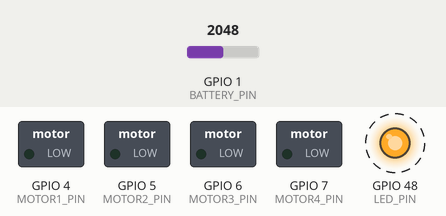
This sketch was run on a simulated ESP32-S3. On the bench: switched loads named in the sketch (green lamp = pin HIGH), output pins drawn as LEDs (lit = HIGH). Dashed ring = blinking. The inputs (shaded band) are chosen by the test bench; at power-on: GPIO 1 (BATTERY_PIN) = 2048. What the sketch prints to the serial monitor is not drawn.

Above: at 1.2 s.
Timing chart, 0 to 4.0 s (numbered marks = the images above):
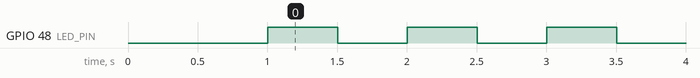

Measured:
- by itself, GPIO 48 (LED_PIN): alternates HIGH for 0.50 s and LOW for 0.51 s

The sketch:

falcon.ino
```cpp
#include <Arduino.h>

#include "config.h"
#include "system.h"

//==================================
// Timing
//==================================

unsigned long previousBlink=0;
unsigned long previousBattery=0;
unsigned long previousLoop=0;

void setup()
{
    Serial.begin(115200);

    delay(1000);

    Serial.println();
    Serial.println(FIRMWARE_NAME);
    Serial.println(FIRMWARE_VERSION);

    initLED();

    initBattery();

    initPWM();

    Serial.println("Initialization Complete");
}

void loop()
{
    unsigned long now=millis();

    //-----------------------------
    // Blink LED every 500ms
    //-----------------------------

    if(now-previousBlink>=500)
    {
        previousBlink=now;

        blinkLED();
    }

    //-----------------------------
    // Read Battery every second
    //-----------------------------

    if(now-previousBattery>=1000)
    {
        previousBattery=now;

        float battery=readBatteryVoltage();

        Serial.print("Battery ADC Voltage : ");

        Serial.println(battery,3);
    }

    //-----------------------------
    // Measure Loop Time
    //-----------------------------

    unsigned long currentMicros=micros();

    unsigned long loopTime=currentMicros-previousLoop;

    previousLoop=currentMicros;

    Serial.print("Loop Time : ");

    Serial.print(loopTime);

    Serial.println(" us");

    delay(10);
}
```

system.cpp
```cpp
#include <Arduino.h>
#include "config.h"
#include "system.h"

void initLED()
{
    pinMode(LED_PIN,OUTPUT);
    digitalWrite(LED_PIN,LOW);
}

void blinkLED()
{
    static bool state=false;

    state=!state;

    digitalWrite(LED_PIN,state);
}

void initBattery()
{
    pinMode(BATTERY_PIN,INPUT);
}

float readBatteryVoltage()
{
    int adc=analogRead(BATTERY_PIN);

    float voltage=(adc*ADC_REFERENCE)/ADC_MAX;

    return voltage;
}

void initPWM()
{
    ledcAttach(MOTOR1_PIN,PWM_FREQ,PWM_RESOLUTION);
    ledcAttach(MOTOR2_PIN,PWM_FREQ,PWM_RESOLUTION);
    ledcAttach(MOTOR3_PIN,PWM_FREQ,PWM_RESOLUTION);
    ledcAttach(MOTOR4_PIN,PWM_FREQ,PWM_RESOLUTION);

    ledcWrite(MOTOR1_PIN,0);
    ledcWrite(MOTOR2_PIN,0);
    ledcWrite(MOTOR3_PIN,0);
    ledcWrite(MOTOR4_PIN,0);
}
```

system.h
```cpp
#ifndef SYSTEM_H
#define SYSTEM_H

void initLED();

void initBattery();

void initPWM();

void blinkLED();

float readBatteryVoltage();

#endif
```

config.cpp
```cpp
#include "config.h"
```

config.h
```cpp
#ifndef CONFIG_H
#define CONFIG_H

//==============================
// Falcon FC V1
//==============================

#define FIRMWARE_NAME      "Falcon FC"
#define FIRMWARE_VERSION   "V1.0"

//==============================
// Status LED
//==============================

#define LED_PIN            48

//==============================
// Battery ADC
//==============================

#define BATTERY_PIN        1

//==============================
// PWM Pins
//==============================

#define MOTOR1_PIN         4
#define MOTOR2_PIN         5
#define MOTOR3_PIN         6
#define MOTOR4_PIN         7

//==============================
// PWM
//==============================

#define PWM_FREQ           20000
#define PWM_RESOLUTION     8

// ESP32 LEDC Channels
#define CH_M1              0
#define CH_M2              1
#define CH_M3              2
#define CH_M4              3

//==============================
// Battery Divider
//==============================

// Adjust after calibration
#define ADC_REFERENCE      3.3
#define ADC_MAX            4095.0

#endif
```
